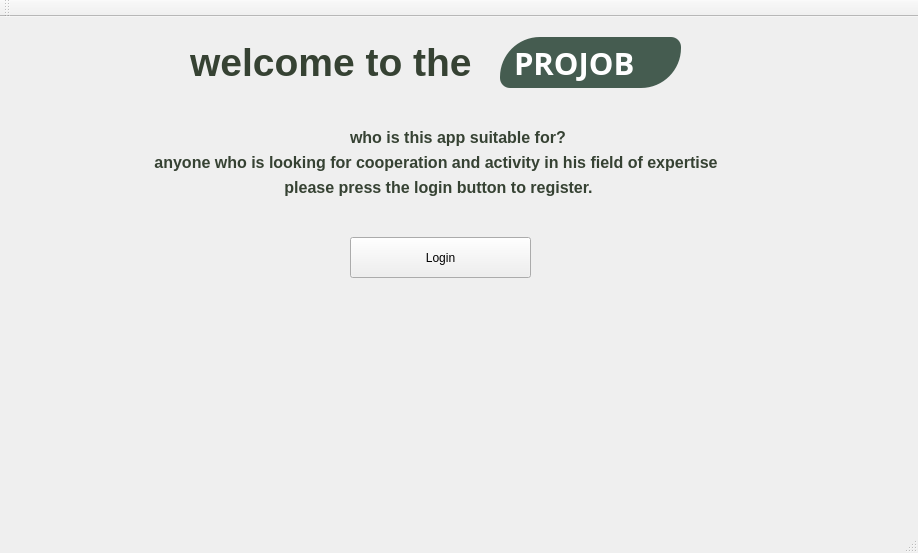
<?xml version="1.0" encoding="UTF-8"?>
<ui version="4.0">
 <class>startPage</class>
 <widget class="QMainWindow" name="startPage">
  <property name="geometry">
   <rect>
    <x>0</x>
    <y>0</y>
    <width>918</width>
    <height>553</height>
   </rect>
  </property>
  <property name="windowTitle">
   <string>startPage</string>
  </property>
  <property name="styleSheet">
   <string notr="true">QMainWindow  {
background-color: rgb(192, 221, 190);
font: 40px
}

#vorudButton {
background-color: black;
color: white;
font: bold 15px;
border-radius: 10px;
transition: 0.2s;
}
QPushButton#vorudButton:hover {
background-color: rgb(80,80,80);
font: bold 17px;
}
QPushButton#vorudButton:pressed {
background-color: rgb(50, 50, 50);
}


#vorudButton {
background-color: black;
color: white;
font: bold 15px;
border-radius: 10px;
transition: 0.2s;
}

#vorudButton:focus{
box-shadow: 0 0 5px rgba(0,0,255,0.5);
Width: 150px;
}
/*#vorudButton:hover{
font:bold  16px;
background-color: #2c2c2c;
Width: 150px;
}
/*QPushButton#vorudButton:hover {
background-color: rgb(80,80,80);
}
QPushButton#vorudButton:pressed {
background-color: rgb(50, 50, 50);
}
</string>
  </property>
  <widget class="QWidget" name="centralwidget">
   <widget class="QPushButton" name="vorudButton">
    <property name="geometry">
     <rect>
      <x>350</x>
      <y>220</y>
      <width>181</width>
      <height>41</height>
     </rect>
    </property>
    <property name="text">
     <string>Login</string>
    </property>
   </widget>
   <widget class="QLabel" name="label_2">
    <property name="geometry">
     <rect>
      <x>-260</x>
      <y>270</y>
      <width>1481</width>
      <height>331</height>
     </rect>
    </property>
    <property name="font">
     <font>
      <family>Nirmala UI</family>
      <pointsize>12</pointsize>
      <weight>75</weight>
      <bold>true</bold>
     </font>
    </property>
    <property name="styleSheet">
     <string notr="true">image: url(:/pishvazpic.JPG);</string>
    </property>
    <property name="text">
     <string>1</string>
    </property>
   </widget>
   <widget class="QLabel" name="label_4">
    <property name="geometry">
     <rect>
      <x>150</x>
      <y>130</y>
      <width>581</width>
      <height>31</height>
     </rect>
    </property>
    <property name="font">
     <font>
      <family>Nirmala UI</family>
      <pointsize>12</pointsize>
      <weight>75</weight>
      <bold>true</bold>
     </font>
    </property>
    <property name="styleSheet">
     <string notr="true">color: rgb(54, 66, 51);
</string>
    </property>
    <property name="text">
     <string> anyone who is looking for cooperation and activity in his field of expertise</string>
    </property>
   </widget>
   <widget class="QLabel" name="label_5">
    <property name="geometry">
     <rect>
      <x>280</x>
      <y>160</y>
      <width>321</width>
      <height>21</height>
     </rect>
    </property>
    <property name="font">
     <font>
      <family>Nirmala UI</family>
      <pointsize>12</pointsize>
      <weight>75</weight>
      <bold>true</bold>
     </font>
    </property>
    <property name="styleSheet">
     <string notr="true">color: rgb(54, 66, 51);
</string>
    </property>
    <property name="text">
     <string> please press the login button to register.</string>
    </property>
   </widget>
   <widget class="QLabel" name="label">
    <property name="geometry">
     <rect>
      <x>350</x>
      <y>110</y>
      <width>221</width>
      <height>20</height>
     </rect>
    </property>
    <property name="font">
     <font>
      <family>Nirmala UI</family>
      <pointsize>12</pointsize>
      <weight>75</weight>
      <bold>true</bold>
     </font>
    </property>
    <property name="styleSheet">
     <string notr="true">color: rgb(54, 66, 51);</string>
    </property>
    <property name="text">
     <string>who is this app suitable for?</string>
    </property>
   </widget>
   <widget class="QLabel" name="label_3">
    <property name="geometry">
     <rect>
      <x>190</x>
      <y>20</y>
      <width>301</width>
      <height>51</height>
     </rect>
    </property>
    <property name="font">
     <font>
      <pointsize>29</pointsize>
      <weight>75</weight>
      <bold>true</bold>
     </font>
    </property>
    <property name="styleSheet">
     <string notr="true">color: rgb(54,66, 51);
</string>
    </property>
    <property name="text">
     <string>welcome to the </string>
    </property>
   </widget>
   <widget class="QLabel" name="label_6">
    <property name="geometry">
     <rect>
      <x>500</x>
      <y>20</y>
      <width>181</width>
      <height>51</height>
     </rect>
    </property>
    <property name="font">
     <font>
      <family>Magneto</family>
      <pointsize>23</pointsize>
      <weight>75</weight>
      <bold>true</bold>
     </font>
    </property>
    <property name="styleSheet">
     <string notr="true">background-color: rgb(69,92,80);
color: white;
padding: 5px;
border-radius: 10px;
border-top-left-radius: 40px;
border-bottom-right-radius: 40px;</string>
    </property>
    <property name="text">
     <string>PROJOB</string>
    </property>
   </widget>
  </widget>
  <widget class="QMenuBar" name="menubar">
   <property name="geometry">
    <rect>
     <x>0</x>
     <y>0</y>
     <width>918</width>
     <height>21</height>
    </rect>
   </property>
  </widget>
  <widget class="QStatusBar" name="statusbar"/>
  <widget class="QToolBar" name="toolBar">
   <property name="windowTitle">
    <string>toolBar</string>
   </property>
   <attribute name="toolBarArea">
    <enum>TopToolBarArea</enum>
   </attribute>
   <attribute name="toolBarBreak">
    <bool>false</bool>
   </attribute>
  </widget>
 </widget>
 <tabstops>
  <tabstop>vorudButton</tabstop>
 </tabstops>
 <resources/>
 <connections>
  <connection>
   <sender>vorudButton</sender>
   <signal>clicked()</signal>
   <receiver>startPage</receiver>
   <slot>close()</slot>
   <hints>
    <hint type="sourcelabel">
     <x>518</x>
     <y>280</y>
    </hint>
    <hint type="destinationlabel">
     <x>895</x>
     <y>270</y>
    </hint>
   </hints>
  </connection>
 </connections>
</ui>
